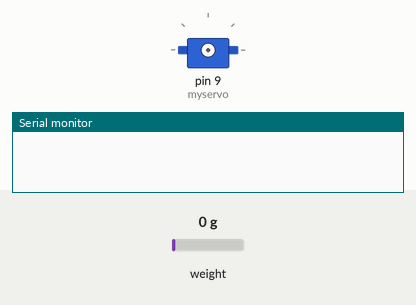
Bench run of a sketch on a simulated Arduino Uno, built with avr-gcc and run on an emulated ATmega328P. Parts: servo, the last lines printed to the serial monitor. Inputs (shaded band) come from the test bench; at power-on: weight on the scale 0 g.

Above: at 0.1 s.
At 2.2 s:
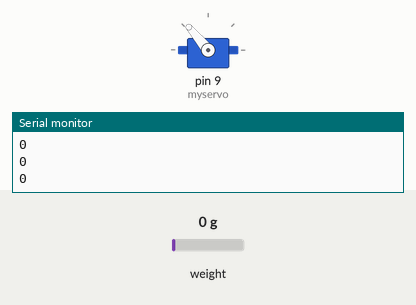
2.3 s: weight on the scale set to 95 g
5.3 s: weight on the scale set to 111 g
At 7.36 s:
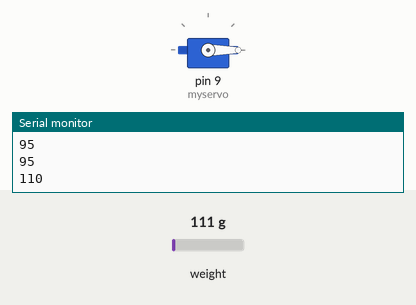
8.3 s: weight on the scale set to 100 g
11.3 s: weight on the scale set to 1250 g
Timing chart, 0 to 15.3 s (numbered marks = the images above; inputs shaded):
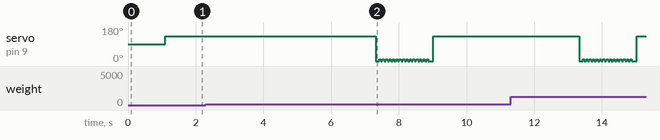

The sketch:

LoadcellV1.ino
```cpp
#include "HX711.h"
#include <Servo.h>

Servo myservo;
#define DOUT  A1
#define CLK  A0
HX711 scale(DOUT, CLK);
float calibration_factor = 219.90;
int GRAM;

void setup() {
  Serial.begin(9600);
  scale.set_scale();
  scale.tare();
  myservo.attach(9);
}

void loop() {
  scale.set_scale(calibration_factor);
  GRAM = scale.get_units(), 4;

  Serial.println(GRAM);

  if(GRAM>100){
    GRAM= 0;
     myservo.write(130);
  delay(2000);
  myservo.write(0);
  delay(100);
  myservo.write(10);
  delay(50);
  myservo.write(0);
  delay(50);

  myservo.write(10);
  delay(50);
  myservo.write(0);
  delay(50);

  myservo.write(10);
  delay(50);
  myservo.write(0);
  delay(50);
  myservo.write(10);
  delay(50);
  myservo.write(0);
  delay(50);

  myservo.write(10);
  delay(50);
  myservo.write(0);
  delay(50);

  myservo.write(10);
  delay(50);
  myservo.write(0);
  delay(50);
  myservo.write(10);
  delay(50);
  myservo.write(0);
  delay(50);

  myservo.write(10);
  delay(50);
  myservo.write(0);
  delay(50);

  myservo.write(10);
  delay(50);
  myservo.write(0);
  delay(50);
  myservo.write(10);
  delay(50);
  myservo.write(0);
  delay(50);

  myservo.write(10);
  delay(50);
  myservo.write(0);
  delay(50);

  myservo.write(10);
  delay(50);
  myservo.write(0);
  delay(50);
  myservo.write(10);
  delay(50);
  myservo.write(0);
  delay(50);

  myservo.write(10);
  delay(50);
  myservo.write(0);
  delay(50);

  myservo.write(10);
  delay(50);
  myservo.write(0);
  delay(50);


  }
  else{
    myservo.write(130);
  }
  GRAM= 0;
}
```

Measured:
- the behaviour switches between 101 and 102 g on weight on the scale (found by bisection; images 1 and 2)
- after the input at 5.3 s, servo on pin 9 (myservo): alternates 10° for 0.05 s and 0° for 0.05 s, starting after 2.0 s
